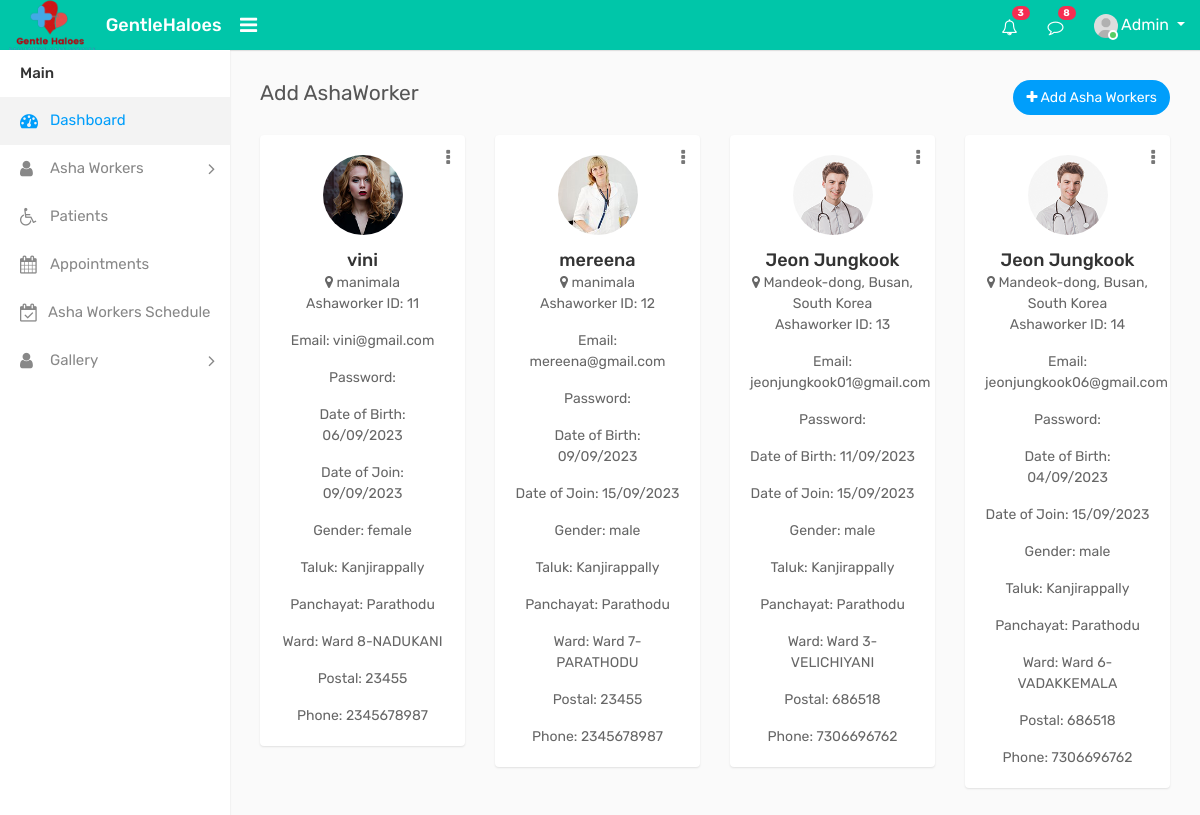
Page /ad_ashaworker (signed in) on the earlier database version.
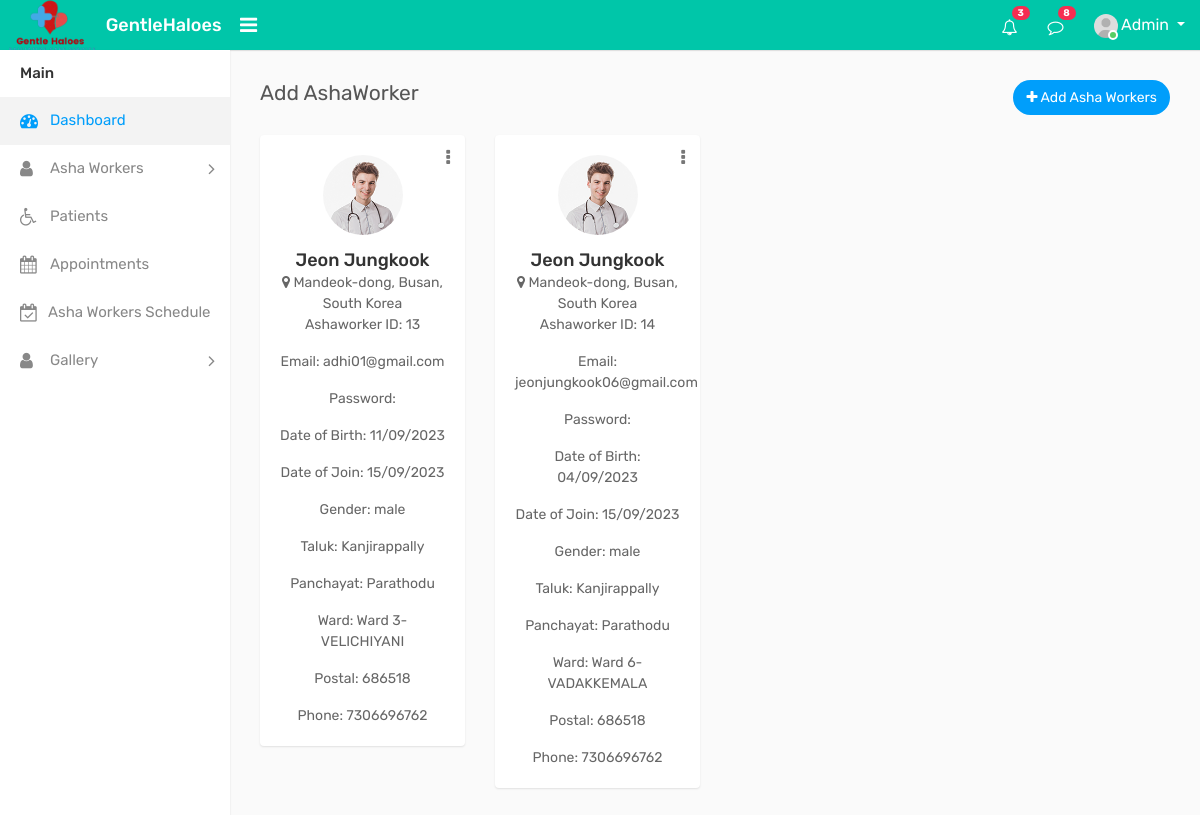
Same page on the later database version.
### GHapp/models.py (models this page shows, shortened)
class Ashaworker(models.Model):
    user = models.OneToOneField(CustomUser, on_delete=models.CASCADE, blank=True, null=True)
    id = models.AutoField(primary_key=True)
    Name = models.CharField(max_length=100)
    email = models.EmailField(max_length=100,unique=True)
    admin_set_password = models.CharField(max_length=128, blank=True, null=True)
    date_of_birth = models.CharField(max_length=100)
    date_of_join = models.CharField(max_length=100)
    gender = models.CharField(max_length=10, choices=[('Male', 'Male'), ('Female', 'Female'), ('Other', 'Other')])
    address = models.TextField()
    taluk = models.CharField(max_length=100)
    Panchayat = models.CharField(max_length=100)
    ward = models.CharField(max_length=100,unique=True)
    postal = models.IntegerField()
    phone = models.IntegerField()
    profile_photo = models.ImageField(upload_to='profile_photos/', blank=True, null=True)
    is_active = models.BooleanField(default=True)
    class Meta:
            unique_together = (("id", "ward"),)

### GHapp/views.py (the view)
# urls.py: path('ad_ashaworker', views.ad_ashaworker, name="ad_ashaworker"),
@login_required(login_url='login')
def ad_ashaworker(request):
    ashaworkers = Ashaworker.objects.all()
    return render(request, 'admin_temp/ad_ashaworker.html', {'ashaworkers': ashaworkers})

### templates/admin_temp/ad_ashaworker.html (shortened to what the changed rows need)
{% load static %}
<!DOCTYPE html>
<html lang="en">
<head>
    <link rel="stylesheet" type="text/css" href="{% static 'assets/css/bootstrap.min.css' %}">
    <link rel="stylesheet" type="text/css" href="{% static 'assets/css/font-awesome.min.css' %}">
    <link rel="stylesheet" type="text/css" href="{% static 'assets/css/style.css' %}">
</head>
<body>
    <div class="main-wrapper">
        <div class="page-wrapper">
            <div class="content">
                <div class="row doctor-grid">
                    {% for ashaworker in ashaworkers %}
                    {% if ashaworker.is_active %}
                    <div class="col-md-4 col-sm-4  col-lg-3">
                        <div class="profile-widget">
                             <div class="doctor-img">
                                <a class="avatar" href="profile.html"><img alt="" src="{{ ashaworker.profile_photo.url }}"></a>
                            </div>
                            <div class="dropdown profile-action">
                                <a href="#" class="action-icon dropdown-toggle" data-toggle="dropdown" aria-expanded="false"><i class="fa fa-ellipsis-v"></i></a>
                            </div>
                            <h4 class="doctor-name text-ellipsis"><a href="profile.html"> {{ ashaworker.Name }}</a></h4>
                            <div class="user-country">
                                <i class="fa fa-map-marker"></i> {{ ashaworker.address }}
                            </div>
                            <div>
                                <p >Ashaworker ID: {{ ashaworker.id }}</p>
                                <p class="card-text">Email: {{ ashaworker.email }}</p>
                                <p class="card-text">Password: {{ ashaworker.password }}</p>
                                <p class="card-text">Date of Birth: {{ ashaworker.date_of_birth }}</p>
                                <p class="card-text">Date of Join: {{ ashaworker.date_of_join }}</p>
                                <p class="card-text">Gender: {{ ashaworker.get_gender_display }}</p>
                                <p class="card-text">Taluk: {{ ashaworker.taluk }}</p>
                                <p class="card-text">Panchayat: {{ ashaworker.Panchayat }}</p>
                                <p class="card-text">Ward: {{ ashaworker.ward }}</p>
                                <p class="card-text">Postal: {{ ashaworker.postal }}</p>
                                <p class="card-text">Phone: {{ ashaworker.phone }}</p>
                            </div>
                        </div>
                    </div>
                    {% endif %}
                    {% endfor %}
                </div>
            </div>
        </div>
    </div>
</body>
</html>

Differences in the rows shown:
no longer on this page (row edited): Ashaworker: profile_photo (picture), Name "vini", address "manimala", id "11", email "vini@gmail.com", date_of_birth "06/09/2023", date_of_join "09/09/2023", gender "female", taluk "Kanjirappally", Panchayat "Parathodu", ward "Ward 8-NADUKANI", postal "23455", phone "2345678987"
no longer on this page (row edited): Ashaworker: profile_photo (picture), Name "mereena", address "manimala", id "12", email "mereena@gmail.com", date_of_birth "09/09/2023", date_of_join "15/09/2023", gender "male", taluk "Kanjirappally", Panchayat "Parathodu", ward "Ward 7-PARATHODU", postal "23455", phone "2345678987"
changed Ashaworker "Ward 3-VELICHIYANI": email "jeonjungkook01@gmail.com" → "adhi01@gmail.com"
